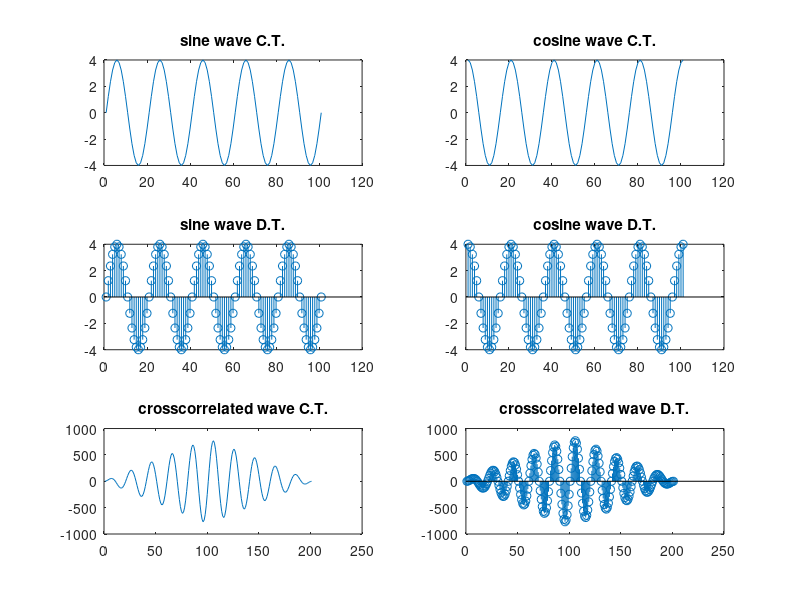

Source code (MATLAB):
clear all

t=0:0.01:1
x=4*sin(2*pi*5*t)
y=4*sin(2*pi*5*t+(pi/2))
z=xcorr(x,y)

subplot(3,2,1)
plot(x)
title('sine wave C.T.')

subplot(3,2,2)
plot(y)
title('cosine wave C.T.')

subplot(3,2,3)
stem(x)
title('sine wave D.T.')

subplot(3,2,4)
stem(y)
title('cosine wave D.T.')

subplot(3,2,5)
plot(z)
title('crosscorrelated wave C.T.')

subplot(3,2,6)
stem(z)
title('crosscorrelated wave D.T.')